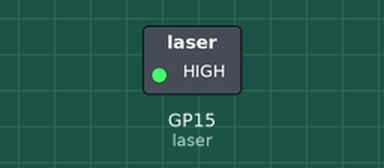
Simulated run of this program. Board: Raspberry Pi Pico running MicroPython. Parts: switched loads named in the program (green lamp = pin HIGH). Dashed ring = blinking. At 20.0 s the program stops and its outputs stay as they are.

Above: at 0.5 s.
Timing chart, 0 to 4.6 s (numbered marks = the images above):
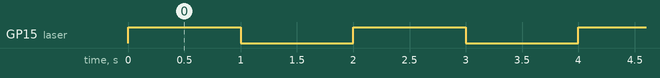

Measured:
- by itself, GP15 (laser): alternates HIGH for 1.0 s and LOW for 1.0 s, 20 changes in all, then stays LOW

The program:

ir.py
```python
# 红外激光头
from machine import Pin
from time import sleep

laser = Pin(15, Pin.OUT)
laser.value(0)

for _ in range(10):
    laser.value(1)
    sleep(1)
    laser.value(0)
    sleep(1)

laser.value(0)
```
